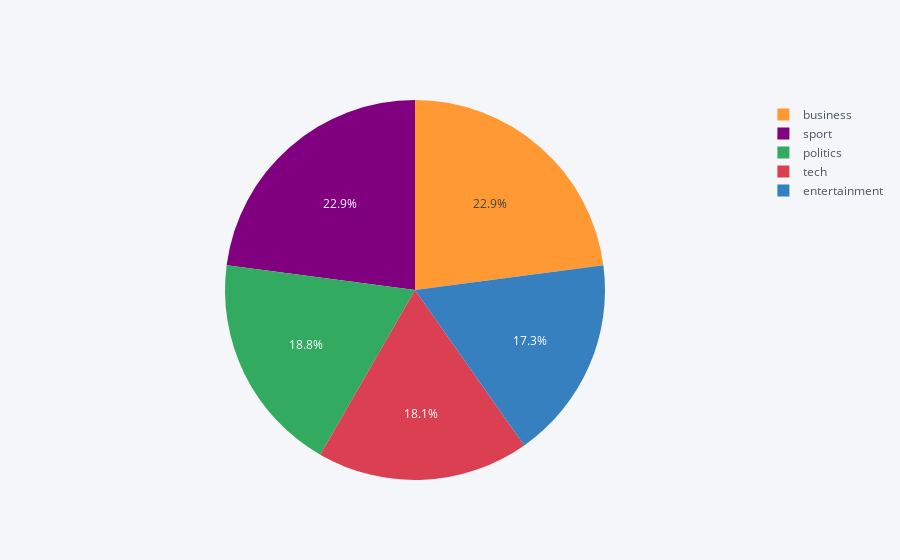

Source (notebook cell):
### Code cell
pd.DataFrame({"category":ct.keys(), "value":ct.values()}).iplot(kind='pie', labels="category", values='value')

### Figure 1 — Plotly figure (JSON) as saved in the notebook; plotly's stock layout.template omitted (floating-point values rounded to 4 significant figures)
{"data": [{"labels": ["business", "entertainment", "politics", "sport", "tech"], "marker": {"colors": ["rgba(255, 153, 51, 1.0)", "rgba(55, 128, 191, 1.0)", "rgba(50, 171, 96, 1.0)", "rgba(128, 0, 128, 1.0)", "rgba(219, 64, 82, 1.0)"]}, "name": "", "type": "pie", "values": [255, 193, 209, 255, 201]}], "layout": {"legend": {"bgcolor": "#F5F6F9", "font": {"color": "#4D5663"}}, "paper_bgcolor": "#F5F6F9", "plot_bgcolor": "#F5F6F9", "titlefont": {"color": "#4D5663"}}}
